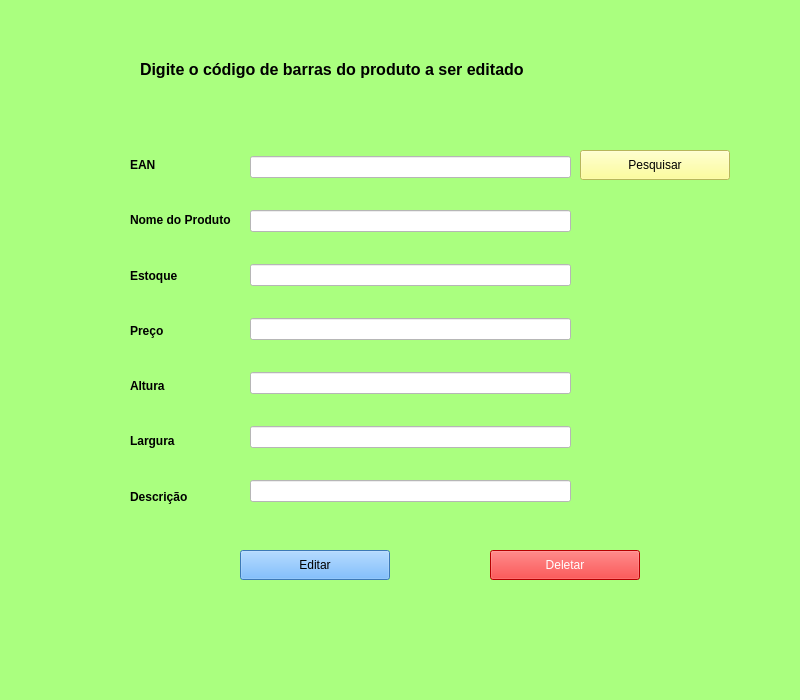
<?xml version="1.0" encoding="UTF-8"?>
<ui version="4.0">
 <class>Form</class>
 <widget class="QWidget" name="Form">
  <property name="geometry">
   <rect>
    <x>0</x>
    <y>0</y>
    <width>800</width>
    <height>700</height>
   </rect>
  </property>
  <property name="minimumSize">
   <size>
    <width>800</width>
    <height>700</height>
   </size>
  </property>
  <property name="maximumSize">
   <size>
    <width>800</width>
    <height>700</height>
   </size>
  </property>
  <property name="windowTitle">
   <string>Editar estoque</string>
  </property>
  <property name="styleSheet">
   <string notr="true">background-color: rgb(170, 255, 127);</string>
  </property>
  <widget class="QPushButton" name="pushButton_editar">
   <property name="geometry">
    <rect>
     <x>240</x>
     <y>550</y>
     <width>150</width>
     <height>30</height>
    </rect>
   </property>
   <property name="minimumSize">
    <size>
     <width>150</width>
     <height>30</height>
    </size>
   </property>
   <property name="maximumSize">
    <size>
     <width>150</width>
     <height>30</height>
    </size>
   </property>
   <property name="styleSheet">
    <string notr="true">background-color: rgb(85, 170, 255);</string>
   </property>
   <property name="text">
    <string>Editar</string>
   </property>
  </widget>
  <widget class="QPushButton" name="pushButton_deletar">
   <property name="geometry">
    <rect>
     <x>490</x>
     <y>550</y>
     <width>150</width>
     <height>30</height>
    </rect>
   </property>
   <property name="minimumSize">
    <size>
     <width>150</width>
     <height>30</height>
    </size>
   </property>
   <property name="maximumSize">
    <size>
     <width>150</width>
     <height>30</height>
    </size>
   </property>
   <property name="styleSheet">
    <string notr="true">background-color: rgb(255, 0, 0);
color: rgb(255, 255, 255);</string>
   </property>
   <property name="text">
    <string>Deletar</string>
   </property>
  </widget>
  <widget class="QLabel" name="label_7">
   <property name="geometry">
    <rect>
     <x>140</x>
     <y>49</y>
     <width>531</width>
     <height>41</height>
    </rect>
   </property>
   <property name="font">
    <font>
     <family>Segoe UI</family>
     <pointsize>12</pointsize>
     <weight>75</weight>
     <bold>true</bold>
    </font>
   </property>
   <property name="text">
    <string>Digite o código de barras do produto a ser editado</string>
   </property>
  </widget>
  <widget class="QPushButton" name="pushButton_pesquisar">
   <property name="geometry">
    <rect>
     <x>580</x>
     <y>150</y>
     <width>150</width>
     <height>30</height>
    </rect>
   </property>
   <property name="minimumSize">
    <size>
     <width>150</width>
     <height>30</height>
    </size>
   </property>
   <property name="maximumSize">
    <size>
     <width>150</width>
     <height>30</height>
    </size>
   </property>
   <property name="styleSheet">
    <string notr="true">background-color: rgb(255, 255, 127);</string>
   </property>
   <property name="text">
    <string>Pesquisar</string>
   </property>
  </widget>
  <widget class="QWidget" name="layoutWidget">
   <property name="geometry">
    <rect>
     <x>250</x>
     <y>130</y>
     <width>321</width>
     <height>401</height>
    </rect>
   </property>
   <layout class="QVBoxLayout" name="verticalLayout">
    <item>
     <widget class="QLineEdit" name="lineEdit_Ean">
      <property name="styleSheet">
       <string notr="true">background-color: rgb(255, 255, 255);</string>
      </property>
     </widget>
    </item>
    <item>
     <widget class="QLineEdit" name="lineEdit_NomeProduto">
      <property name="styleSheet">
       <string notr="true">background-color: rgb(255, 255, 255);</string>
      </property>
     </widget>
    </item>
    <item>
     <widget class="QLineEdit" name="lineEdit_Estoque">
      <property name="styleSheet">
       <string notr="true">background-color: rgb(255, 255, 255);</string>
      </property>
     </widget>
    </item>
    <item>
     <widget class="QLineEdit" name="lineEdit_Preco">
      <property name="styleSheet">
       <string notr="true">background-color: rgb(255, 255, 255);</string>
      </property>
     </widget>
    </item>
    <item>
     <widget class="QLineEdit" name="lineEdit_Altura">
      <property name="styleSheet">
       <string notr="true">background-color: rgb(255, 255, 255);</string>
      </property>
     </widget>
    </item>
    <item>
     <widget class="QLineEdit" name="lineEdit_Largura">
      <property name="styleSheet">
       <string notr="true">background-color: rgb(255, 255, 255);</string>
      </property>
     </widget>
    </item>
    <item>
     <widget class="QLineEdit" name="lineEdit_Descricao">
      <property name="styleSheet">
       <string notr="true">background-color: rgb(255, 255, 255);</string>
      </property>
     </widget>
    </item>
   </layout>
  </widget>
  <widget class="QWidget" name="layoutWidget">
   <property name="geometry">
    <rect>
     <x>130</x>
     <y>140</y>
     <width>113</width>
     <height>381</height>
    </rect>
   </property>
   <layout class="QGridLayout" name="gridLayout">
    <item row="4" column="0">
     <widget class="QLabel" name="label_5">
      <property name="font">
       <font>
        <family>Segoe UI</family>
        <weight>75</weight>
        <bold>true</bold>
       </font>
      </property>
      <property name="text">
       <string>Altura</string>
      </property>
     </widget>
    </item>
    <item row="0" column="0">
     <widget class="QLabel" name="label_2">
      <property name="font">
       <font>
        <family>Segoe UI</family>
        <weight>75</weight>
        <bold>true</bold>
       </font>
      </property>
      <property name="text">
       <string>EAN</string>
      </property>
     </widget>
    </item>
    <item row="6" column="0">
     <widget class="QLabel" name="label_8">
      <property name="font">
       <font>
        <family>Segoe UI</family>
        <weight>75</weight>
        <bold>true</bold>
       </font>
      </property>
      <property name="text">
       <string>Descrição</string>
      </property>
     </widget>
    </item>
    <item row="1" column="0">
     <widget class="QLabel" name="label">
      <property name="font">
       <font>
        <family>Segoe UI</family>
        <weight>75</weight>
        <bold>true</bold>
       </font>
      </property>
      <property name="text">
       <string>Nome do Produto</string>
      </property>
      <property name="buddy">
       <cstring>lineEdit_NomeProduto</cstring>
      </property>
     </widget>
    </item>
    <item row="5" column="0">
     <widget class="QLabel" name="label_6">
      <property name="font">
       <font>
        <family>Segoe UI</family>
        <weight>75</weight>
        <bold>true</bold>
       </font>
      </property>
      <property name="text">
       <string>Largura</string>
      </property>
     </widget>
    </item>
    <item row="3" column="0">
     <widget class="QLabel" name="label_4">
      <property name="font">
       <font>
        <family>Segoe UI</family>
        <weight>75</weight>
        <bold>true</bold>
       </font>
      </property>
      <property name="text">
       <string>Preço</string>
      </property>
     </widget>
    </item>
    <item row="2" column="0">
     <widget class="QLabel" name="label_3">
      <property name="font">
       <font>
        <family>Segoe UI</family>
        <weight>75</weight>
        <bold>true</bold>
       </font>
      </property>
      <property name="text">
       <string>Estoque</string>
      </property>
     </widget>
    </item>
   </layout>
  </widget>
 </widget>
 <resources/>
 <connections/>
</ui>
